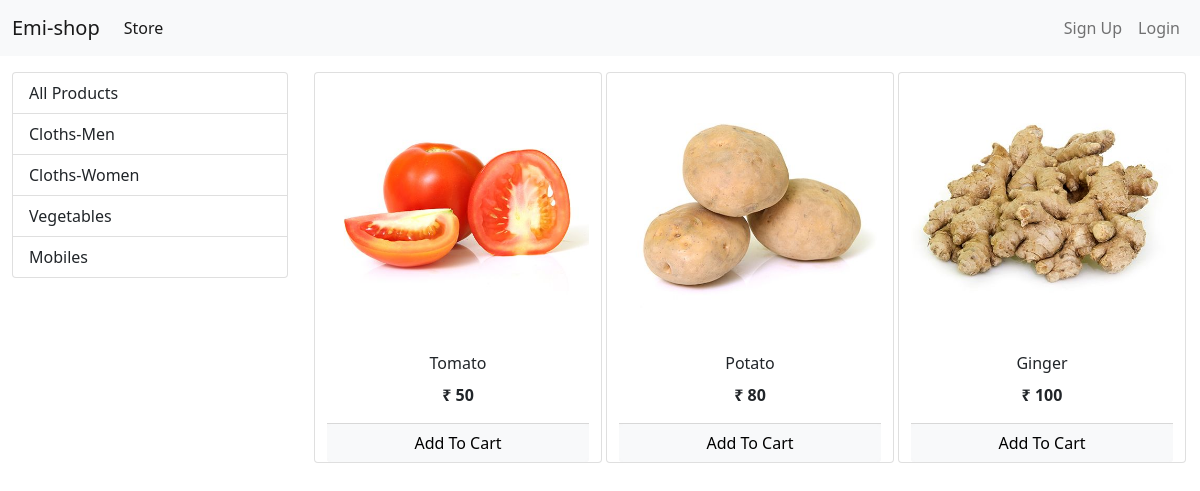
Screenshot of /?category=3 with the database file from the repository.
### store/models/category.py (models this page shows, shortened)
class Category(models.Model):
    name = models.CharField(max_length=25)
    @staticmethod
    def get_all_categories():
        return Category.objects.all()

### store/models/products.py (models this page shows, shortened)
class Prodcuts(models.Model):
    category=models.ForeignKey(Category,on_delete=models.CASCADE,default=1) #if products already available then add 1 bydefault
    name = models.CharField(max_length=100,default='')
    price = models.PositiveIntegerField(default=0)
    description = models.CharField(max_length=450,default='',null=True,blank=True)
    image = models.ImageField(upload_to='uploads/products/')
    class Meta:
        db_table='products'
    @staticmethod
    def get_products_by_category_id(category_id):
        if category_id:
            return Prodcuts.objects.filter(category=category_id)
        else:
            return Prodcuts.objects.all()

### store/views/home.py (the view, shortened to what this page needs)
# urls.py: path('',home.Index.as_view(),name='homepage'),
class Index(View):
    def get(self,request):
        products=None
        cart=request.session.get('cart')
        if not cart:
            cart=request.session['cart']={}
        categories=Category.get_all_categories()
        category_id=request.GET.get('category')
        if category_id:
            products=Prodcuts.get_products_by_category_id(category_id)
        else:
            products=Prodcuts.get_all_products()
        data={}
        data['products']=products
        data['categories']=categories
        print('you are ',request.session.get('email'))
        return render(request,'store/index.html',data)

### store/templatetags/cart.py (called while the page is built)
@register.filter(name='is_in_cart')
def is_in_cart(product,cart):
    keys=cart.keys()
    print(keys)
    cart_keys=list(keys)
    for id in keys:
        print('card id ',id)
        if int(id) == product.id:
            return True
    return False;

### store/templatetags/custom_filter.py (called while the page is built)
@register.filter(name='currency')
def currency(number):
    return "₹ "+str(number)

### store/templates/store/index.html (shortened to what this page needs)
{% extends 'store/base.html' %}
{% block content%}
{% load cart %}
{% load custom_filter %}
<div class="container-fluid mt-3">
    <div class="row">
        <div class="col-lg-3 mx-auto">
            <div class="list-group">
                <a href="/"
                    class="list-group-item list-group-item-action">All Products</a>
                {% for category in categories %}
                    <a href="/?category={{category.id}}"
                    class="list-group-item list-group-item-action">{{category.name}}</a>
                {% endfor %}
            </div>
        </div>
    <div id='products' class="col-lg-9 mx-auto">
                <div class="row mx-auto">
                    {% for product in products %}
                    <div class="card mx-auto mb-3" id={{product.id}} style="width: 18rem;">
                        <img class="card-img-top" src="{{product.image.url}}" alt="Card image cap">
                        <div class="card-body">
                            <p class="card-title text-center">{{product.name}}</p>
                            <p class="card-text text-center"><b>{{product.price|currency}}</b></p>
                        </div>
                        <div class="card-footer p-0 no-gutters">
                            {% if product|is_in_cart:request.session.cart %}
                            <div class="row no-gutters">
                                <form action="/#{{product.id}}" class="col-2 " method="post">
                                    {% csrf_token %}
                                    <input hidden type="text" name='product' value='{{product.id}}'>
                                    <input hidden type="text" name='remove' value='True'>
                                    <input type="submit" value=" - " class="btn btn-block btn-light btn-secondary border-right">
                                </form>
                                <div class="text-center col">{{product|cart_count_quantity:request.session.cart}} in Cart</div>
                                <form action="/#{{product.id}}" class="col-2 " method="post">
                                    {% csrf_token %}
                                    <input hidden type="text" name='product' value='{{product.id}}'>
                                    <input type="submit" value=" + " class="btn btn-block btn-light btn-secondary border-left">
                                </form>
                            </div>
                            {% else %}
                            <form action="/#{{product.id}}" method="POST" class="btn-block">
                                <input type="submit" class="float-right btn btn-light  form-control"
                                    value="Add To Cart">
                            </form>
                            {% endif %}
                        </div>
                    </div>
                    {% endfor %}
                </div>
    </div>
</div>
{% endblock %}

### rows the page displays
Category: name "Cloths-Men"
Category: name "Cloths-Women"
Category: name "Vegetables"
Category: name "Mobiles"
Prodcuts: image (picture), name "Tomato", price "₹ 50"
Prodcuts: image (picture), name "Potato", price "₹ 80"
Prodcuts: image (picture), name "Ginger", price "₹ 100"
